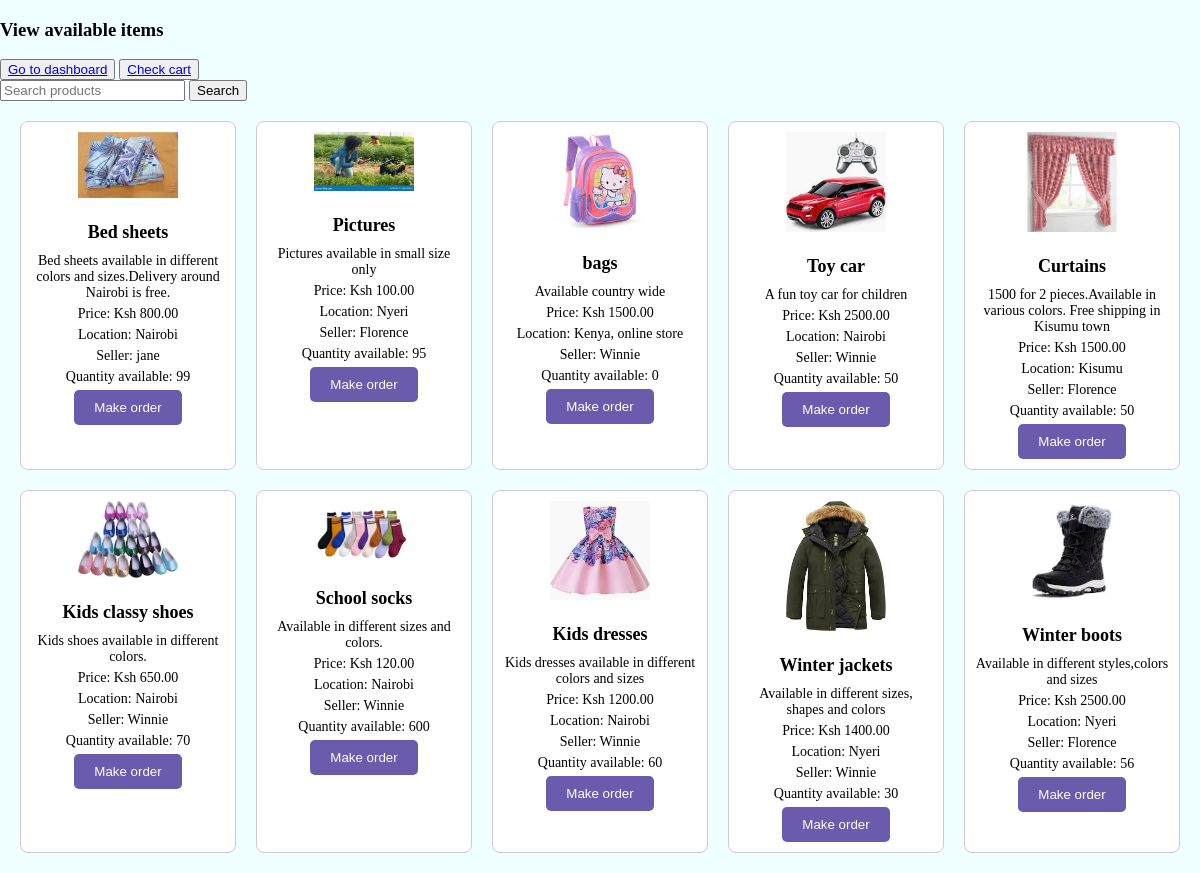
Screenshot of /AllItems/ (signed in) with the database file from the repository.
### app1/models.py (models this page shows, shortened)
class AddItem(models.Model): #items added on website
    seller = models.ForeignKey(settings.AUTH_USER_MODEL, on_delete=models.CASCADE, related_name='items_sold')
    item_name = models.CharField(max_length=50)
    quantity = models.IntegerField()
    price = models.DecimalField(max_digits=9, decimal_places=2)
    location = models.CharField(max_length=50)
    image = models.ImageField()
    description = models.TextField(max_length=300)
    date_added = models.DateTimeField(auto_now_add=True)

### app1/views.py (the view)
# urls.py: path('AllItems/', views.AllItems , name = 'AllItems'), #all items
@login_required
def AllItems(request): #done
    items = AddItem.objects.all()
    paginator = Paginator(items, 10)
    page_number = request.GET.get('page')
    page_obj = paginator.get_page(page_number)
    return render(request, 'allItems.html', {'items': items,'page_obj':page_obj})

### app1/templates/allItems.html (shortened to what this page needs)
{% load static %}
<!DOCTYPE html>
<html lang="en">
<head>
    <link rel="stylesheet" href="{% static 'allitems.css'%}">
</head>
<body>
    <h3>View available items</h3>
    <button><a href="/Home/">Go to dashboard</a></button>
    <button><a href="/added_to_cart/">Check cart</a></button>
    <div>
        <form method="get" action="">
            <input type="search" placeholder="Search products">
            <button type="submit">Search</button>
        </form>
    </div>
    <div id="items-container">
        <ul>
            {% for item in page_obj %}
            <li class="item">
                <img src="{{ item.image.url }}" alt="{{ item.item_name }}" width="100">
                <h3>{{ item.item_name }}</h3>
                <p>{{ item.description }}</p>
                <p>Price: Ksh {{ item.price }}</p>
                <p>Location: {{ item.location }}</p>
                <p>Seller: {{ item.seller.username }}</p>
                <p>Quantity available: {{ item.quantity }}</p>
                <form method="get" action="{% url 'orders' %}">
                    <button type="submit" id="make-order">Make order</button>
                </form>
            </li>
            {% endfor %}
        </ul>
    </div>
</body>
</html>

### app1/static/allitems.css (style rules this page uses)
body { background-color:azure; margin: 0; padding: 0; }
#items-container ul { display: grid; grid-template-columns: repeat(5, 1fr); gap: 20px; padding: 0; list-style: none; margin: 20px; }
#items-container .item { background-color: white; border: 1px solid #ccc; border-radius: 8px; padding: 10px; text-align: center; }
#items-container img { margin-bottom: 10px; max-width: 100%; height: auto; }
#items-container h3 { font-size: 18px; margin: 10px 0; }
#items-container p { font-size: 14px; margin: 5px 0; }
#make-order { background-color: #6A5BAC; color: white; border: none; padding: 10px 20px; border-radius: 5px; cursor: pointer; }

### rows the page displays
AddItem: image (picture), item_name "Bed sheets", description "Bed sheets available in different colors and sizes.Delivery around Nairobi is free.", price "800.00", location "Nairobi", seller.username "jane", quantity "99"
AddItem: image (picture), item_name "Pictures", description "Pictures available in small size only", price "100.00", location "Nyeri", seller.username "Florence", quantity "95"
AddItem: image (picture), item_name "bags", description "Available country wide", price "1500.00", location "Kenya, online store", seller.username "Winnie", quantity "0"
AddItem: image (picture), item_name "Toy car", description "A fun toy car for children", price "2500.00", location "Nairobi", seller.username "Winnie", quantity "50"
AddItem: image (picture), item_name "Curtains", description "1500 for 2 pieces.Available in various colors. Free shipping in Kisumu town", price "1500.00", location "Kisumu", seller.username "Florence", quantity "50"
AddItem: image (picture), item_name "Kids classy shoes", description "Kids shoes available in different colors.", price "650.00", location "Nairobi", seller.username "Winnie", quantity "70"
AddItem: image (picture), item_name "School socks", description "Available in different sizes and colors.", price "120.00", location "Nairobi", seller.username "Winnie", quantity "600"
AddItem: image (picture), item_name "Kids dresses", description "Kids dresses available in different colors and sizes", price "1200.00", location "Nairobi", seller.username "Winnie", quantity "60"
AddItem: image (picture), item_name "Winter jackets", description "Available in different sizes, shapes and colors", price "1400.00", location "Nyeri", seller.username "Winnie", quantity "30"
AddItem: image (picture), item_name "Winter boots", description "Available in different styles,colors and sizes", price "2500.00", location "Nyeri", seller.username "Florence", quantity "56"
